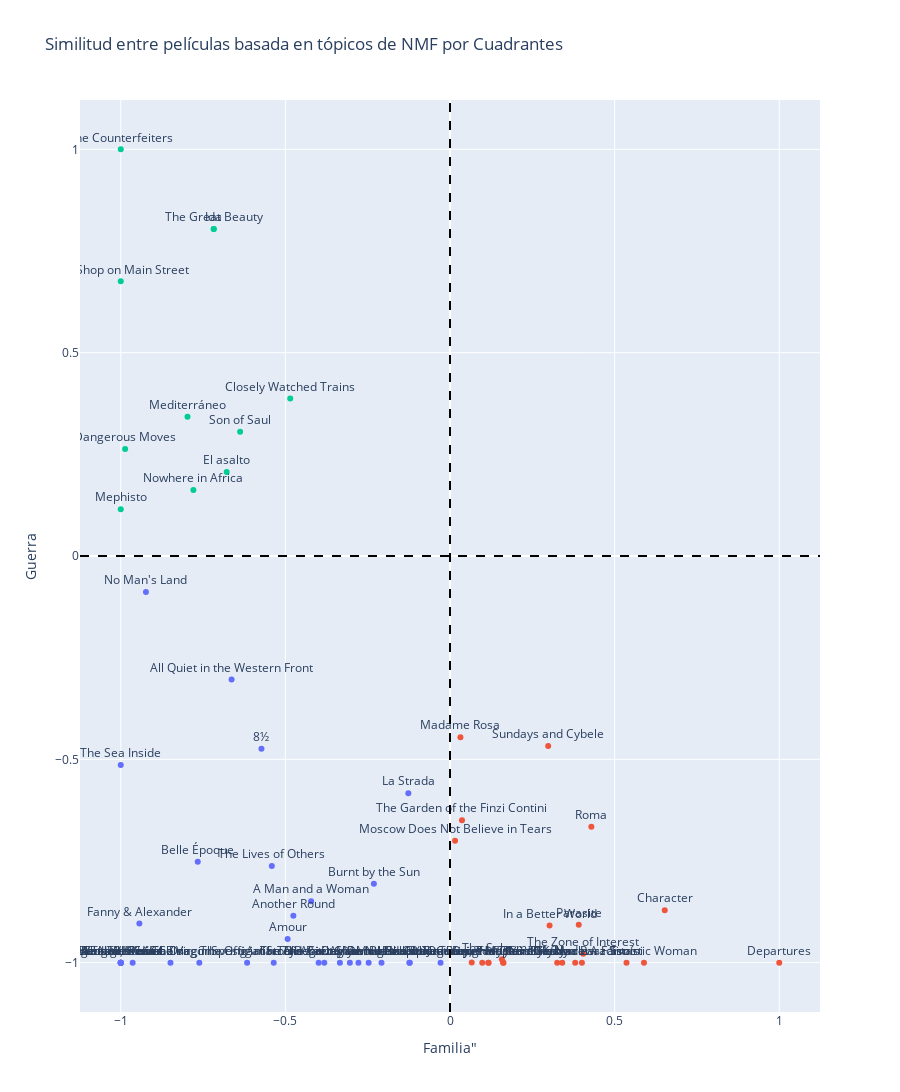

Notebook code for this chart:
### Code cell
import plotly.express as px
import pandas as pd
import numpy as np

cargas_topico = nmflimpio.transform(tfslimpio)
# Supongamos que cargas_topico y df ya están definidos y cargados

# Extrayendo las coordenadas específicas para graficar y estandarizando
coordenadas_x = cargas_topico[:, 0]
coordenadas_y = cargas_topico[:, 2]

# Aplicar normalización Min-Max
def min_max_scaling(data, new_min=-1, new_max=1):
    min_val = np.min(data)
    max_val = np.max(data)
    scaled_data = (data - min_val) / (max_val - min_val) * (new_max - new_min) + new_min
    return scaled_data

coordenadas_x_scaled = min_max_scaling(coordenadas_x)
coordenadas_y_scaled = min_max_scaling(coordenadas_y)

# Crear un DataFrame
df_plot = pd.DataFrame({
    'X': coordenadas_x_scaled,
    'Y': coordenadas_y_scaled,
    'Título': df['Título'],
    'Año': df['Año']
})

# Asignar cuadrantes correctamente convirtiendo categorías a strings
x_cuts = pd.cut(df_plot['X'], bins=[-np.inf, 0, np.inf], labels=['Negativo', 'Positivo']).astype(str)
y_cuts = pd.cut(df_plot['Y'], bins=[-np.inf, 0, np.inf], labels=['Negativo', 'Positivo']).astype(str)
df_plot['Cuadrante'] = x_cuts + '-' + y_cuts

# Crear el gráfico de dispersión con Plotly, diferenciando por cuadrante
fig = px.scatter(df_plot, x='X', y='Y', color='Cuadrante', text='Título',
                 title='Similitud entre películas basada en tópicos de NMF por Cuadrantes',
                 labels={'X': 'Familia"', 'Y': 'Guerra'})
fig.update_traces(textposition='top center')
fig.update_layout(showlegend=True)
fig.update_layout(showlegend=False, height=1200)  
fig.add_vline(x=0, line_width=2, line_dash="dash", line_color="black")
fig.add_hline(y=0, line_width=2, line_dash="dash", line_color="black")

fig.show()

### Figure 1 — Plotly figure (JSON) as saved in the notebook; plotly's stock layout.template omitted (floating-point values rounded to 4 significant figures)
{"data": [{"hovertemplate": "Cuadrante=Negativo-Negativo<br>Familia\"=%{x}<br>Guerra=%{y}<br>Título=%{text}<extra></extra>", "legendgroup": "Negativo-Negativo", "marker": {"color": "#636efa", "symbol": "circle"}, "mode": "markers+text", "name": "Negativo-Negativo", "orientation": "v", "showlegend": true, "text": ["La Strada", "The Nights of Cabiria", "Black Orpheus", "The Virgin Spring", "8½", "A Man and a Woman", "War and Peace", "Z", "Investigation of a Citizen Above Suspicion", "The Discreet Charm of the Bourgeoisie", "Day for Night", "Amarcord", "Dersu Uzala", "Black and White in Color", "The Tin Drum", "To Begin Again", "Fanny & Alexander", "The Official Story", "Babette's Feast", "Pelle the Conqueror", "Indochine", "Belle Époque", "Burnt by the Sun", "Antonia's Line", "Life Is Beautiful", "All About My Mother", "Crouching Tiger, Hidden Dragon", "No Man's Land", "The Barbarian Invasions", "The Sea Inside", "The Lives of Others", "Amour", "Another Round", "All Quiet in the Western Front"], "textposition": "top center", "type": "scatter", "x": [-0.1265, -0.9638, -0.1221, -0.7614, -0.5727, -0.4217, -1, -0.8489, -0.3817, -0.2471, -0.2781, -0.5353, -0.208, -1, -1, -0.399, -0.9434, -0.6163, -1, -0.0287, -0.1234, -0.7661, -0.2312, -1, -1, -0.3344, -1, -0.9235, -0.3041, -1, -0.5412, -0.4932, -0.4757, -0.6634], "xaxis": "x", "y": [-0.5834, -1, -1, -1, -0.4743, -0.8488, -1, -1, -1, -1, -1, -1, -1, -1, -1, -1, -0.9037, -1, -1, -1, -1, -0.752, -0.8059, -1, -1, -1, -1, -0.08875, -1, -0.5138, -0.7624, -0.9417, -0.8845, -0.3038], "yaxis": "y"}, {"hovertemplate": "Cuadrante=Positivo-Negativo<br>Familia\"=%{x}<br>Guerra=%{y}<br>Título=%{text}<extra></extra>", "legendgroup": "Positivo-Negativo", "marker": {"color": "#EF553B", "symbol": "circle"}, "mode": "markers+text", "name": "Positivo-Negativo", "orientation": "v", "showlegend": true, "text": ["My Uncle", "Through a Glass Darkly", "Sundays and Cybele", "Yesterday, Today and Tomorrow", "The Garden of the Finzi Contini", "Madame Rosa", "Get Out Your Handkerchiefs", "Moscow Does Not Believe in Tears", "Cinema Paradiso", "Journey of Hope", "Kolya", "Character", "Tsotsi", "Departures", "The Secret in Their Eyes", "In a Better World", "Yodaí-e Nader az Simín", "The Salesman", "A Fantastic Woman", "Roma", "Parasite", "Drive My Car", "The Zone of Interest"], "textposition": "top center", "type": "scatter", "x": [0.341, 0.1625, 0.2982, 0.1611, 0.03637, 0.0317, 0.09792, 0.01546, 0.4006, 0.066, 0.3256, 0.6522, 0.5361, 1, 0.1174, 0.3024, 0.3803, 0.1576, 0.5891, 0.4293, 0.391, 0.1162, 0.4044], "xaxis": "x", "y": [-1, -1, -0.4674, -1, -0.6495, -0.4455, -1, -0.7001, -1, -0.9998, -1, -0.8711, -1, -1, -1, -0.9086, -1, -0.9918, -1, -0.6658, -0.9066, -1, -0.9779], "yaxis": "y"}, {"hovertemplate": "Cuadrante=Negativo-Positivo<br>Familia\"=%{x}<br>Guerra=%{y}<br>Título=%{text}<extra></extra>", "legendgroup": "Negativo-Positivo", "marker": {"color": "#00cc96", "symbol": "circle"}, "mode": "markers+text", "name": "Negativo-Positivo", "orientation": "v", "showlegend": true, "text": ["The Shop on Main Street", "Closely Watched Trains", "Mephisto", "Dangerous Moves", "El asalto", "Mediterráneo", "Nowhere in Africa", "The Counterfeiters", "The Great Beauty", "Ida", "Son of Saul"], "textposition": "top center", "type": "scatter", "x": [-1, -0.4853, -1, -0.9867, -0.6783, -0.7972, -0.7793, -1, -0.7176, -0.7176, -0.6374], "xaxis": "x", "y": [0.6754, 0.3873, 0.115, 0.2629, 0.2063, 0.3421, 0.1621, 1, 0.8041, 0.8041, 0.3057], "yaxis": "y"}], "layout": {"height": 1200, "legend": {"title": {"text": "Cuadrante"}, "tracegroupgap": 0}, "shapes": [{"line": {"color": "black", "dash": "dash", "width": 2}, "type": "line", "x0": 0, "x1": 0, "xref": "x", "y0": 0, "y1": 1, "yref": "y domain"}, {"line": {"color": "black", "dash": "dash", "width": 2}, "type": "line", "x0": 0, "x1": 1, "xref": "x domain", "y0": 0, "y1": 0, "yref": "y"}], "showlegend": false, "title": {"text": "Similitud entre películas basada en tópicos de NMF por Cuadrantes"}, "xaxis": {"anchor": "y", "domain": [0, 1], "title": {"text": "Familia\""}}, "yaxis": {"anchor": "x", "domain": [0, 1], "title": {"text": "Guerra"}}}}
